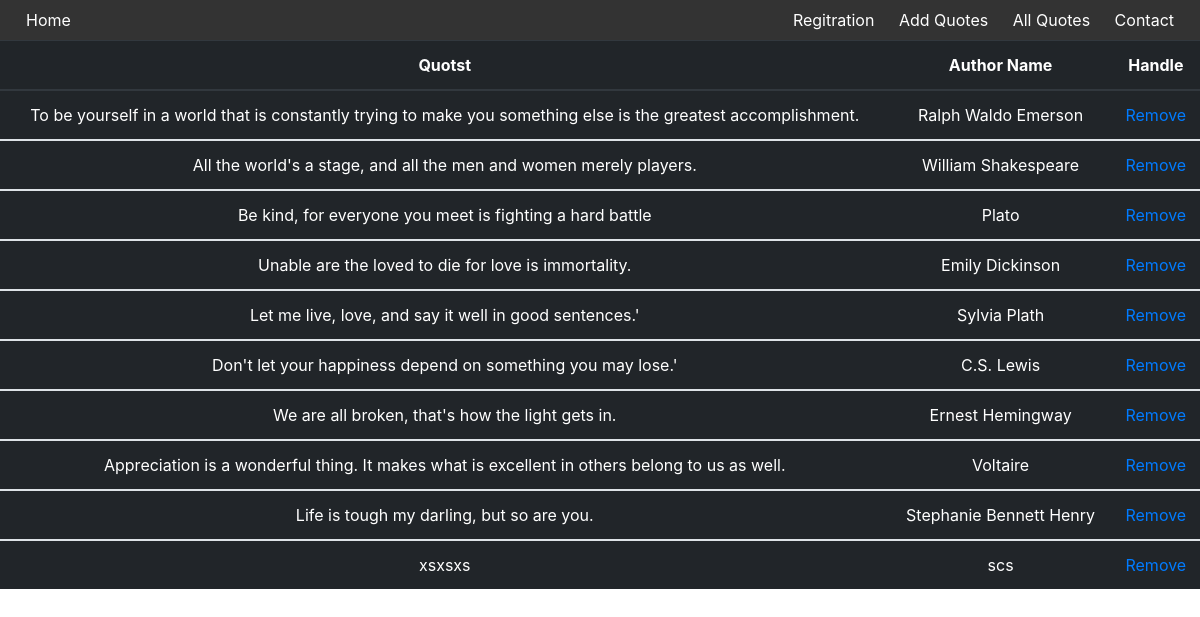
Page /all_quotes/ on the committed database.
### myapp/models.py (models this page shows, shortened)
class Quotes(models.Model):
    author_name = models.CharField(max_length=50)
    quotes = models.TextField()

### myapp/views.py (the view)
# urls.py: path("all_quotes/", views.all_quotes,name='all_quotes'),
def all_quotes(request):
    data = Quotes.objects.all()
    context = {'data':data}
    return render(request,'all_quotes.html',context)

### myapp/templates/all_quotes.html (shortened to what this page needs)
{% load static %}
<!DOCTYPE html>
<html lang="en">
<head>
    <link rel="stylesheet" href="{% static "css/home.css" %}">
    <link rel="stylesheet" href="https://cdn.jsdelivr.net/npm/bootstrap@4.0.0/dist/css/bootstrap.min.css">
</head>
<body>
    <header>
        <div class="navbar">
            <a href="{% url 'index' %}">Home</a>
            <div class="nav_menu">
                <a href="{% url 'register' %}">Regitration</a>
                <a href="{% url 'add_quotes' %}">Add Quotes</a>
                <a href="{% url 'all_quotes' %}">All Quotes</a>
                <a href="#">Contact</a>
            </div>
        </div>
    </header>
    <div class="mid">
        <table class="table table-dark">
            <thead>
              <tr>
                <th scope="col">Quotst</th>
                <th scope="col">Author Name</th>
                <th scope="col">Handle</th>
              </tr>
            </thead>
            {% for i  in data %}
            <tbody>
                <tr>
                  <td>{{i.quotes}}</td>
                  <td>{{i.author_name}}</td>
                  <td><a href="{% url 'remove_quote' pk=i.pk %}">Remove</a></td>
                </tr>
            <tbody>
            {% endfor %}
            </tbody>
          </table>
    </div>
</body>
</html>

### myapp/static/css/home.css (style rules this page uses)
body { margin: 0; padding: 0; }
.navbar { display: flex; justify-content: space-between; align-items: center; padding: 10px 20px; background-color: #333; color: white; }
.navbar a { color: inherit; text-decoration: none; margin: 0 10px; }
.mid { display: flex; flex-wrap: wrap; justify-content: space-evenly; }
table { border-collapse: collapse; width: 100%; }
th, td { padding: 15px; }

### myapp/templates/all_quotes.html (style rules this page uses)
th, td { text-align: center; padding: 8px; }

### rows in the picture
Quotes: quotes "To be yourself in a world that is constantly trying to make you something else is the greatest accomplishment.", author_name "Ralph Waldo Emerson"
Quotes: quotes "All the world's a stage, and all the men and women merely players.", author_name "William Shakespeare"
Quotes: quotes "Be kind, for everyone you meet is fighting a hard battle", author_name "Plato"
Quotes: quotes "Unable are the loved to die for love is immortality.", author_name "Emily Dickinson"
Quotes: quotes "Let me live, love, and say it well in good sentences.'", author_name "Sylvia Plath"
Quotes: quotes "Don't let your happiness depend on something you may lose.'", author_name "C.S. Lewis"
Quotes: quotes "We are all broken, that's how the light gets in.", author_name "Ernest Hemingway"
Quotes: quotes "Appreciation is a wonderful thing. It makes what is excellent in others belong to us as well.", author_name "Voltaire"
Quotes: quotes "Life is tough my darling, but so are you.", author_name "Stephanie Bennett Henry"
Quotes: quotes "xsxsxs", author_name "scs"
